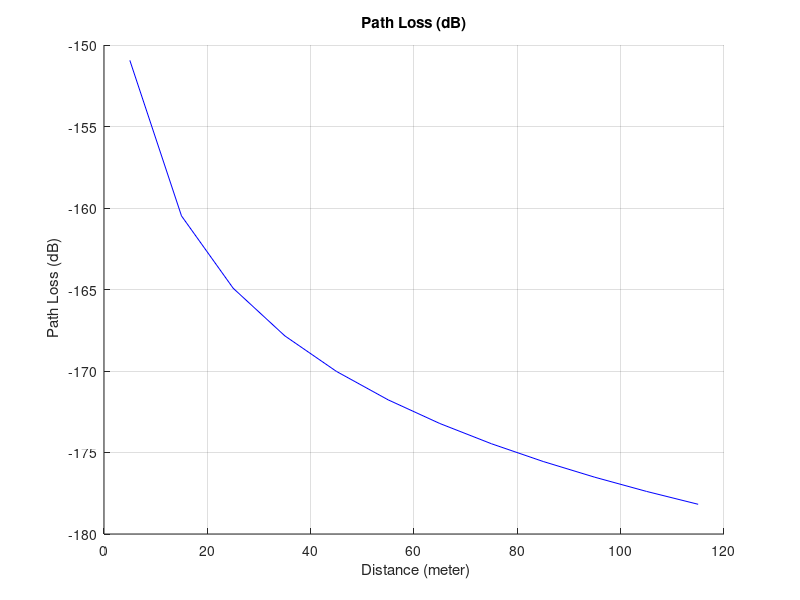

Write the MATLAB code that produced this figure.


%%Channel_Env=1; %%%LOS Umi-SC
%%%Channel_Env=2;   %%%NLOS uMI-sc
freq=6;
channel_env=1;

if channel_env==1
alpha_1 = 2;
beta_1  = 31.4; %%db
gamma_1 = 2.1 ;  
sigma_1 = 2.9;    %% db
dist_range=5:10:121;
end

if channel_env==2
alpha_1 = 3.5;
beta_1  = 24.4; %%db
gamma_1 = 1.9 ;  
sigma_1 = 8;    %% db
dist_range=19:10:272;
end


path_loss=[];
for num_iter=1:1000
path_loss =[path_loss; (10*alpha_1.*log10(dist_range))+beta_1+(10*gamma_1*log10(freq))+10^(sqrt(sigma_1)*randn(1,1))/(10)];
%%keyboard
end
%%keyboard
figure(2)
hold all
plot(dist_range,-mean(path_loss),'b')
% plot(dist_range,(path_loss(1,:)),'r')
% plot(dist_range,(path_loss(2,:)),'k')

title('Path Loss (dB)');
xlabel(' Distance (meter)');
ylabel(' Path Loss (dB)');
grid on



% rand_gaussian= 10^(sqrt(sigma_1)*randn(1,1))/(10);
% mean(rand_gaussian)
% var(rand_gaussian)
% 
% hist(rand_gaussian)
